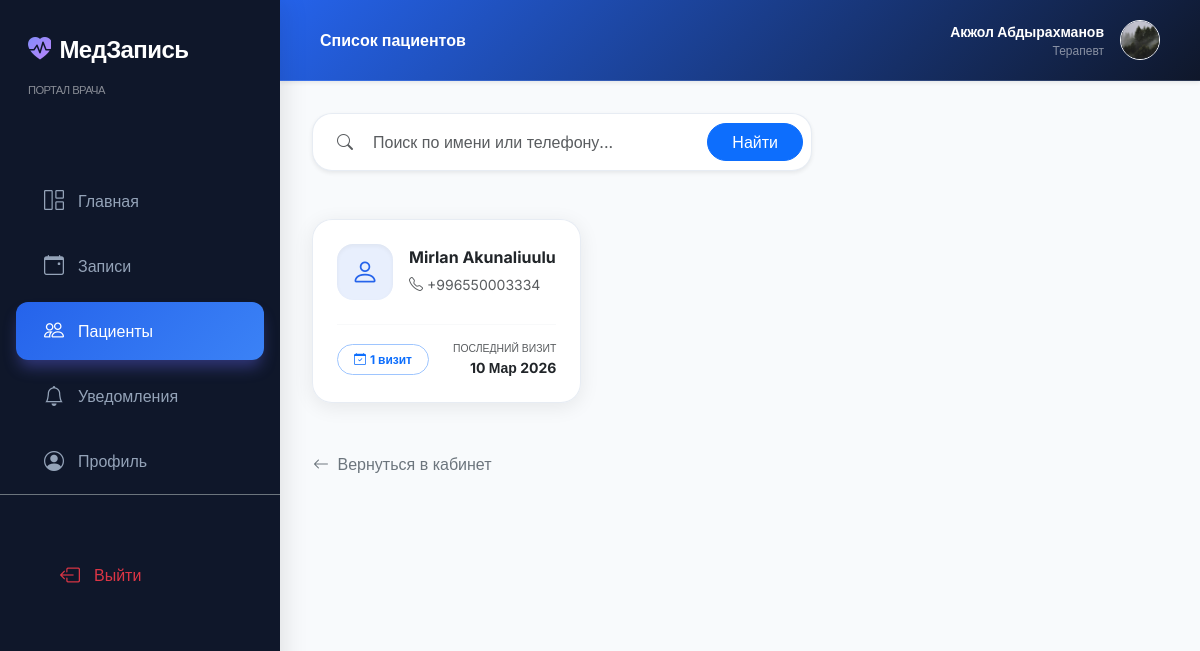
Page /doctor/patients/ (signed in) on the committed database.
### accounts/models.py (models this page shows, shortened)
class CustomUser(AbstractUser):
    phone = models.CharField(
        max_length=20,
        verbose_name='Номер телефона',
        help_text='Формат: +996 XXX XXXXXX'
    )
    date_of_birth = models.DateField(
        null=True,
        blank=True,
        verbose_name='Дата рождения'
    )
    is_doctor = models.BooleanField(
        default=False,
        verbose_name='Врач',
        help_text='Отметьте, если пользователь является врачом'
    )
    photo = models.ImageField(
        upload_to='users/',
        blank=True,
        null=True,
        verbose_name='Фото профиля'
    )
    email = models.EmailField(unique=True, verbose_name='Email')
    REQUIRED_FIELDS = ['email', 'first_name', 'last_name', 'phone']
    class Meta:
        verbose_name = 'Пользователь'
        verbose_name_plural = 'Пользователи'
    def get_full_name(self):
        return f'{self.first_name} {self.last_name}'.strip() or self.username

### queue_app/models.py (models this page shows, shortened)
class Specialist(models.Model):
    first_name = models.CharField(max_length=50, verbose_name='Имя')
    last_name = models.CharField(max_length=50, verbose_name='Фамилия')
    middle_name = models.CharField(max_length=50, blank=True, verbose_name='Отчество')
    user = models.OneToOneField(
        settings.AUTH_USER_MODEL,
        on_delete=models.SET_NULL,
        null=True,
        blank=True,
        related_name='specialist_profile',
        verbose_name='Аккаунт пользователя'
    )
    service = models.ForeignKey(
        Service,
        on_delete=models.CASCADE,
        related_name='specialists',
        verbose_name='Специализация'
    )
    bio = models.TextField(blank=True, verbose_name='Биография / О враче')
    experience_years = models.PositiveIntegerField(default=0, verbose_name='Стаж (лет)')
    photo = models.ImageField(
        upload_to='specialists/',
        blank=True,
        null=True,
        verbose_name='Фото'
    )
    cabinet = models.CharField(max_length=20, blank=True, verbose_name='Кабинет')
    work_start = models.TimeField(default='09:00', verbose_name='Начало рабочего дня')
    work_end = models.TimeField(default='18:00', verbose_name='Конец рабочего дня')
    is_active = models.BooleanField(default=True, verbose_name='Активен')
    created_at = models.DateTimeField(auto_now_add=True)
    class Meta:
        verbose_name = 'Специалист'
        verbose_name_plural = 'Специалисты'
        ordering = ['last_name', 'first_name']

class Service(models.Model):
    name = models.CharField(max_length=100, verbose_name='Название услуги')
    description = models.TextField(blank=True, verbose_name='Описание')
    icon = models.CharField(
        max_length=50,
        default='bi-heart-pulse',
        verbose_name='Bootstrap иконка',
        help_text='Например: bi-heart-pulse, bi-bandaid, bi-clipboard2-pulse'
    )
    duration_minutes = models.PositiveIntegerField(
        default=30,
        verbose_name='Длительность приёма (мин)'
    )
    is_active = models.BooleanField(default=True, verbose_name='Активна')
    created_at = models.DateTimeField(auto_now_add=True)
    class Meta:
        verbose_name = 'Услуга'
        verbose_name_plural = 'Услуги'
        ordering = ['name']

class Appointment(models.Model):
    STATUS_CHOICES = [
        ('pending', 'Ожидает'),
        ('confirmed', 'Подтверждена'),
        ('completed', 'Завершена'),
        ('cancelled', 'Отменена'),
    ]
    patient = models.ForeignKey(
        settings.AUTH_USER_MODEL,
        on_delete=models.CASCADE,
        related_name='appointments',
        verbose_name='Пациент'
    )
    service = models.ForeignKey(
        Service,
        on_delete=models.CASCADE,
        related_name='appointments',
        verbose_name='Услуга'
    )
    specialist = models.ForeignKey(
        Specialist,
        on_delete=models.CASCADE,
        related_name='appointments',
        verbose_name='Специалист'
    )
    time_slot = models.OneToOneField(
        TimeSlot,
        on_delete=models.CASCADE,
        related_name='appointment',
        verbose_name='Временной слот'
    )
    queue_number = models.PositiveIntegerField(verbose_name='Номер очереди', editable=False)
    status = models.CharField(
        max_length=20,
        choices=STATUS_CHOICES,
        default='pending',
        verbose_name='Статус'
    )
    complaint = models.TextField(blank=True, verbose_name='Причина обращения')
    created_at = models.DateTimeField(auto_now_add=True, verbose_name='Дата создания')
    updated_at = models.DateTimeField(auto_now=True)
    class Meta:
        verbose_name = 'Запись'
        verbose_name_plural = 'Записи'
        ordering = ['-created_at']

class TimeSlot(models.Model):
    specialist = models.ForeignKey(
        Specialist,
        on_delete=models.CASCADE,
        related_name='time_slots',
        verbose_name='Специалист'
    )
    date = models.DateField(verbose_name='Дата')
    time = models.TimeField(verbose_name='Время')
    is_available = models.BooleanField(default=True, verbose_name='Доступен')
    class Meta:
        verbose_name = 'Временной слот'
        verbose_name_plural = 'Временные слоты'
        ordering = ['date', 'time']
        unique_together = ('specialist', 'date', 'time')

### queue_app/views.py (the view)
# urls.py: path('doctor/patients/', views.doctor_patients_view, name='doctor_patients'),
@doctor_required
def doctor_patients_view(request):
    specialist = request.user.specialist_profile
    search_query = request.GET.get('q', '').strip()
    patient_ids = Appointment.objects.filter(
        specialist=specialist
    ).values_list('patient_id', flat=True).distinct()
    from accounts.models import CustomUser
    patients = CustomUser.objects.filter(id__in=patient_ids)
    if search_query:
        patients = patients.filter(
            Q(first_name__icontains=search_query) |
            Q(last_name__icontains=search_query) |
            Q(phone__icontains=search_query)
        )
    patient_data = []
    for patient in patients:
        appts = Appointment.objects.filter(
            specialist=specialist, patient=patient
        ).order_by('-time_slot__date')
        patient_data.append({
            'patient': patient,
            'visit_count': appts.count(),
            'last_visit': appts.first(),
        })
    return render(request, 'doctor/doctor_patients.html', {
        'patient_data': patient_data,
        'search_query': search_query,
    })

### queue_app/context_processors.py (called while the page is built)
def notification_processor(request):
    if request.user.is_authenticated:
        unread_count = Notification.objects.filter(user=request.user, is_read=False).count()
        return {'unread_notifications_count': unread_count}
    return {'unread_notifications_count': 0}

### queue_app/views.py (called while the page is built)
def is_doctor(user):
    return user.is_authenticated and user.is_doctor and hasattr(user, 'specialist_profile')

def doctor_required(view_func):
    from functools import wraps
    @wraps(view_func)
    def wrapper(request, *args, **kwargs):
        if not request.user.is_authenticated:
            return redirect('login')
        if not is_doctor(request.user):
            messages.error(request, 'У вас нет доступа к кабинету врача.')
            return redirect('home')
        return view_func(request, *args, **kwargs)
    return wrapper

### templates/doctor/doctor_patients.html (shortened to what this page needs)
{% extends 'doctor/base_doctor.html' %}
{% block header_title %}Список пациентов{% endblock %}
{% block doctor_content %}
<div class="container-fluid px-0">
    <form method="get" class="mb-5">
        <div class="glass-card p-2 d-inline-flex align-items-center bg-white shadow-sm"
            style="max-width: 500px; width: 100%;">
            <div class="ps-3 pe-2 text-muted">
                <i class="bi bi-search"></i>
            </div>
            <input type="text" name="q" class="form-control border-0 bg-transparent shadow-none py-2"
                placeholder="Поиск по имени или телефону..." value="{{ search_query }}">
            <button class="btn btn-primary rounded-pill px-4 ms-2" type="submit">Найти</button>
        </div>
    </form>
    {% if patient_data %}
    <div class="row g-4">
        {% for item in patient_data %}
        <div class="col-md-6 col-lg-4">
            <div class="glass-card p-4 h-100">
                <div class="d-flex align-items-center gap-3 mb-4">
                    <div class="stat-icon" style="background: rgba(37, 99, 235, 0.1); color: var(--primary-color);">
                        <i class="bi bi-person"></i>
                    </div>
                    <div>
                        <h6 class="fw-bold mb-1 text-dark">{{ item.patient.get_full_name }}</h6>
                        <a href="tel:{{ item.patient.phone }}" class="text-muted small text-decoration-none">
                            <i class="bi bi-telephone me-1"></i>{{ item.patient.phone|default:"—" }}
                        </a>
                    </div>
                </div>
                <div class="d-flex justify-content-between align-items-center pt-3 border-top border-light">
                    <div>
                        <span
                            class="badge rounded-pill bg-primary-soft text-primary border border-primary-subtle px-3 py-2">
                            <i class="bi bi-calendar-check me-1"></i>{{ item.visit_count }} визит{{ item.visit_count|pluralize:"ов,а,ов" }}
                        </span>
                    </div>
                    {% if item.last_visit %}
                    <div class="text-end">
                        <div class="text-uppercase tracking-wider text-muted small" style="font-size: 0.65rem;">
                            Последний визит</div>
                        <div class="fw-bold text-dark small">{{ item.last_visit.time_slot.date|date:"d M Y" }}</div>
                    </div>
                    {% endif %}
                </div>
            </div>
        </div>
        {% endfor %}
    </div>
    {% endif %}
    <div class="mt-5">
        <a href="{% url 'doctor_dashboard' %}" class="btn btn-link link-secondary text-decoration-none small p-0">
            <i class="bi bi-arrow-left me-1"></i> Вернуться в кабинет
        </a>
    </div>
</div>
{% endblock %}

### templates/doctor/base_doctor.html (shortened to what this page needs)
<!DOCTYPE html>
<html lang="ru">
<head>
    <link href="https://cdn.jsdelivr.net/npm/bootstrap@5.3.2/dist/css/bootstrap.min.css" rel="stylesheet" media="print" onload="this.media='all'">
    <link rel="stylesheet" href="https://cdn.jsdelivr.net/npm/bootstrap-icons@1.11.2/font/bootstrap-icons.min.css" media="print" onload="this.media='all'">
</head>
<body>
    <aside class="doctor-sidebar" id="sidebar">
        <a href="{% url 'doctor_dashboard' %}" class="brand-name">
            <i class="bi bi-heart-pulse-fill text-primary me-2"></i>МедЗапись <br>
            <small class="text-white-50 fw-normal" style="font-size: 0.7rem;">ПОРТАЛ ВРАЧА</small>
        </a>
        <nav class="nav flex-column mt-4">
            <a href="{% url 'doctor_dashboard' %}"
                class="nav-link {% if request.resolver_match.url_name == 'doctor_dashboard' %}active{% endif %}">
                <i class="bi bi-grid-1x2"></i> Главная
            </a>
            <a href="{% url 'doctor_appointments' %}"
                class="nav-link {% if request.resolver_match.url_name == 'doctor_appointments' %}active{% endif %}">
                <i class="bi bi-calendar-event"></i> Записи
            </a>
            <a href="{% url 'doctor_patients' %}"
                class="nav-link {% if request.resolver_match.url_name == 'doctor_patients' %}active{% endif %}">
                <i class="bi bi-people"></i> Пациенты
            </a>
            <a href="{% url 'doctor_notifications' %}"
                class="nav-link {% if request.resolver_match.url_name == 'doctor_notifications' %}active{% endif %}">
                <i class="bi bi-bell"></i> Уведомления
            </a>
            <a href="{% url 'doctor_profile' %}"
                class="nav-link {% if request.resolver_match.url_name == 'doctor_profile' %}active{% endif %}">
                <i class="bi bi-person-circle"></i> Профиль
            </a>
        </nav>
        <div class="mt-auto p-3 pt-5 border-top border-secondary">
            <a href="{% url 'logout' %}" class="nav-link text-danger">
                <i class="bi bi-box-arrow-left"></i> Выйти
            </a>
        </div>
    </aside>
    <header class="doctor-header shadow-sm">
        <div class="d-flex align-items-center">
            <span class="fw-semibold d-none d-md-inline">{% block header_title %}Панель управления{% endblock %}</span>
        </div>
        <div class="d-flex align-items-center gap-3">
            <div class="text-end d-none d-sm-block">
                <div class="fw-bold small text-white">{{ user.get_full_name }}</div>
                <div class="text-white-50" style="font-size: 0.75rem;">{{ user.specialist_profile.service.name }}</div>
            </div>
            {% if user.specialist_profile.photo %}
            <img src="{{ user.specialist_profile.photo.url }}" class="rounded-circle border border-light" width="40" height="40"
                style="object-fit: cover;">
            {% else %}
            <div class="rounded-circle bg-white-10 d-flex align-items-center justify-content-center border border-light" width="40"
                height="40" style="width:40px;height:40px; background: rgba(255,255,255,0.1);">
                <i class="bi bi-person text-white"></i>
            </div>
            {% endif %}
        </div>
    </header>
    <main class="doctor-content">
        <div class="fade-in-up">
            {% block doctor_content %}{% endblock %}
        </div>
    </main>
</body>
</html>

### templates/doctor/base_doctor.html (style rules this page uses)
:root { --sidebar-width: 280px; --primary-color: #2563EB; --primary-hover: #1D4ED8; --accent-color: #3B82F6; --secondary-color: #64748B; --bg-body: #F8FAFC; --sidebar-bg: #0F172A; --card-shadow: 0 4px 20px rgba(0, 0, 0, 0.08); --glass-bg: rgba(255, 255, 255, 0.9); --glass-border: rgba(226, 232, 240, 0.8); }
body { font-family: 'Inter', sans-serif; background-color: var(--bg-body); color: #1E293B; overflow-x: hidden; min-height: 100vh; }
.doctor-sidebar { width: var(--sidebar-width); height: 100vh; position: fixed; left: 0; top: 0; background: var(--sidebar-bg); color: #F8FAFC; transition: all 0.4s cubic-bezier(0.4, 0, 0.2, 1); z-index: 1000; padding: 2rem 0; box-shadow: 4px 0 24px rgba(0, 0, 0, 0.1); }
.doctor-sidebar .nav-link { color: #94A3B8; padding: 0.9rem 1.75rem; margin: 0.2rem 1rem; display: flex; align-items: center; gap: 14px; transition: all 0.3s ease; border-radius: 12px; font-weight: 500; }
.doctor-sidebar .nav-link.active { color: white; background: linear-gradient(135deg, var(--primary-color), var(--accent-color)); box-shadow: 0 10px 15px -3px rgba(99, 102, 241, 0.4); }
.doctor-sidebar .nav-link i { font-size: 1.25rem; }
.doctor-content { margin-left: var(--sidebar-width); min-height: 100vh; padding: 2rem; transition: margin-left 0.4s ease; }
.doctor-header { background: linear-gradient(135deg, var(--primary-color) 0%, var(--sidebar-bg) 100%); backdrop-filter: blur(12px); -webkit-backdrop-filter: blur(12px); padding: 1.25rem 2.5rem; margin-left: var(--sidebar-width); border-bottom: 1px solid rgba(255, 255, 255, 0.1); color: white; display: flex; justify-content: space-between; align-items: center; position: sticky; top: 0; z-index: 99; transition: margin-left 0.4s ease, transform 0.4s cubic-bezier(0.4, 0, 0.2, 1), background 0.3s ease, box-shadow 0.3s ease; }
.brand-name { font-weight: 800; font-size: 1.5rem; padding: 0 1.75rem 2.5rem; color: white; display: block; text-decoration: none; letter-spacing: -0.025em; }
.brand-name i { background: linear-gradient(135deg, #818CF8, #C084FC); -webkit-background-clip: text; background-clip: text; -webkit-text-fill-color: transparent; }
.glass-card { background: var(--glass-bg); backdrop-filter: blur(8px); -webkit-backdrop-filter: blur(8px); border: 1px solid var(--glass-border); border-radius: 20px; box-shadow: var(--card-shadow); transition: transform 0.3s ease, box-shadow 0.3s ease; }
.stat-icon { width: 56px; height: 56px; border-radius: 16px; display: flex; align-items: center; justify-content: center; font-size: 1.75rem; box-shadow: inset 0 2px 4px 0 rgba(0, 0, 0, 0.05); }

### rows in the picture
CustomUser: get_full_name "Акжол Абдырахманов", specialist_profile.service.name "Терапевт", specialist_profile.photo (picture)
CustomUser: patient.get_full_name "Mirlan Akunaliuulu", patient.phone "+996550003334", visit_count "1", last_visit.time_slot "10 Мар 2026"
